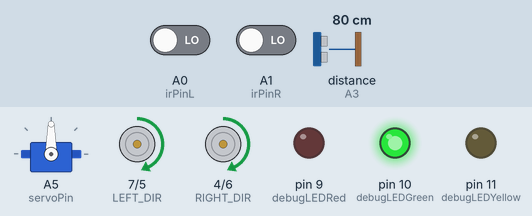
This program was run on a simulated Arduino Uno, built with avr-gcc and run on an emulated ATmega328P. Shown: servo, direction and speed pins drawn as motors (green arrow = direction pin HIGH = forward, orange = LOW = backward, longer = more drive), output pins drawn as LEDs (lit = HIGH). Wiring (inferred from the names in the program): ultrasonic range finder: trigger A4; echo A3. The inputs (shaded band) are chosen by the test bench; at power-on: distance to the obstacle (sensor on A3) 80 cm, A1 (irPinR) LOW, A0 (irPinL) LOW. The echo pulse lasts 58.3 µs per cm; pins used as bus, display or sensor lines are not drawn.

Above: at 1.2 s.
1.3 s: distance to the obstacle (sensor on A3) set to 27 cm
2.8 s: distance to the obstacle (sensor on A3) set to 24 cm
At 4.9 s:
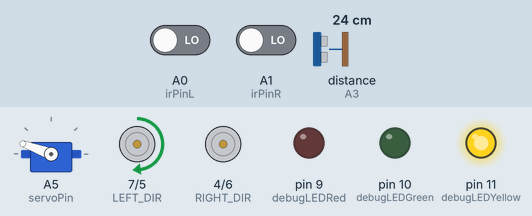
5.8 s: A1 (irPinR) driven HIGH
At 5.93 s:
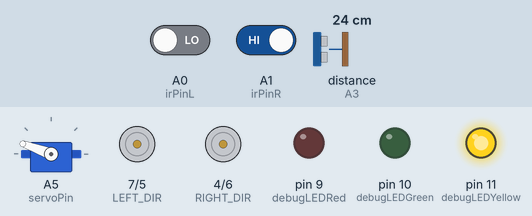
8.8 s: A0 (irPinL) driven HIGH
At 10.8 s:
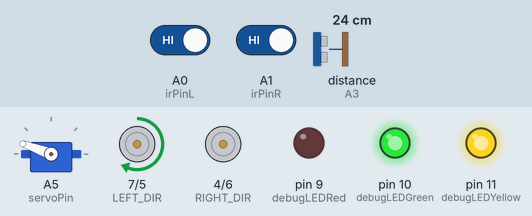
11.8 s: A0 (irPinL) driven LOW
At 13.1 s:
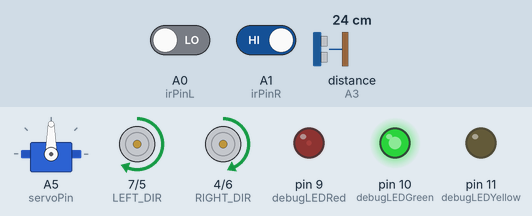
13.7 s: A1 (irPinR) driven LOW
At 14.9 s:
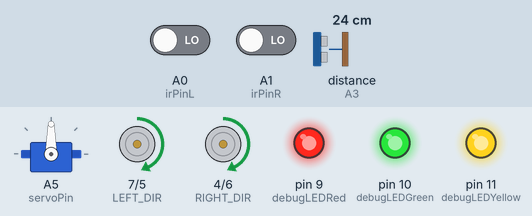
Timing chart, 0 to 16.4 s (numbered marks = the images above; inputs shaded):
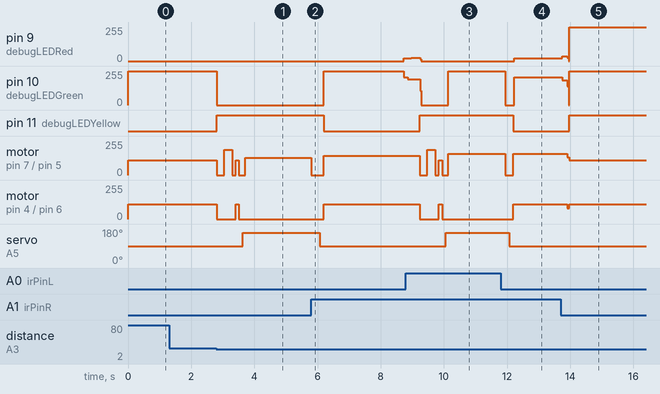

The program:

main.cpp
```cpp
#include <Arduino.h>
#include <Servo.h>

// 左电机
const int LEFT_PWM = 5;
const int LEFT_DIR = 7;

// 右电机
const int RIGHT_PWM = 6;
const int RIGHT_DIR = 4;

// 速度参数
const int BASE_SPEED = 110;   // 巡线时基础速度
const int MIN_SPEED = 60;     // 最低速度，避免停转
// const float KP = 0.18f;       // 先加到 0.16，若抖再回 0.14
const int TURN_STRONG = 80;   // V 形急弯时给的强转差速
// const float TURN_SLOW = 0.6f; // 急弯/宽线时整体降速比例

// 巡线传感器
const int irPinL = A0;
const int irPinR = A1;
int valL = digitalRead(irPinL) == LOW ? 0 : 1;
int valR = digitalRead(irPinR) == LOW ? 0 : 1;

// 超声波传感器
const int trigPin = A4;
const int echoPin = A3;

const int debugLEDYellow = 11;
const int debugLEDGreen = 10;
const int debugLEDRed = 9;

// 舵机
Servo myServo;
const int servoPin = A5;
const int SERVO_CENTER = 90;
const int SERVO_LEFT = 30;
// const int SERVO_RIGHT = 150;

const int OBST = 25; // 障碍阈值（cm）
const unsigned long PING_INTERVAL = 80; // 前向测距间隔（ms）
// const int OBST_CLEAR = 33;  // 清障判断：大于此距离认为前方无障碍
const int SERVO_LEFT20 = 160; // 舵机左偏角，加大初始避障右转幅度
// const unsigned long BYPASS_FORWARD_MS = 1300; // 避障直行距离（约 22~26cm，需实测）
// const unsigned long BYPASS_TURN90_MS = 476;   // 左转 90 度所需时间，需实测调整
// const unsigned long BYPASS_PIVOT_MS = 400;    // 避障初始右转的最小时间（加长）
// const unsigned long SEARCH_LINE_TIMEOUT = 2000; // 最多找线时间（毫秒）
// const unsigned long FORWARD_SEARCH_MS = 3000;   // 左转后直行找线的最长时间
const unsigned long STEP_PAUSE_MS = 120;        // 步骤间停顿，避免动作连在一起
const unsigned long AVOID_COOLDOWN_MS = 3000;   // 避障结束后忽略障碍检测的冷却
const unsigned long GAP_HOLD_MS = 80;   // 双白保持多久才算 gap
static unsigned long gapStartMs = 0;
static bool gapStable = false;

// 小车状态
enum Mode { NORMAL, AVOID };
Mode mode = NORMAL;

unsigned long lastPingMs = 0;
unsigned long avoidCooldownUntil = 0;

// 记忆上次看到线的方向：-1 左、0 双线/未知、1 右
int lastDir = 0;
// 进度计数
int obstaclesSeen = 1;  //记得归0
int gapsSeen = 0;
int padsSeen = 0;      // 大块黑区计数
int vTurnsSeen = 0;
bool finished = false; // 达到终点后停止
bool originCleared = false; // 已离开起点黑块后才允许终点判定
bool bridgeGaps = false; // 进入跨gap直行模式
int gapsBridged = 0;     // 已跨过的 gap 数
int correctionGap = 0;
unsigned long bridgeGapsEnableAt = 0; // 第二个障碍结束后延迟开启跨 gap 的时间点

// gap 与 pad 判定
bool inGap = false, gapCounted = false;
unsigned long gapStart = 0;
bool inPad = false, padCounted = false;
unsigned long padStart = 0;

// V 形弯判定
bool vActive = false;
unsigned long vStart = 0;

// 参数：检测窗口
const unsigned long GAP_DETECT_MS = 80;   // 白底持续视为 gap
const unsigned long PAD_DETECT_MS = 150;  // 双黑持续视为大黑块
const unsigned long V_WINDOW_MS = 400;    // 单侧压线持续视为一次 V 转

unsigned long now = millis();

void setForwardSpeeds(int leftPwm, int rightPwm) {
  // 前进方向保持 HIGH，仅调节左右 PWM 差速
  analogWrite(LEFT_PWM, constrain(leftPwm, 0, 255));
  analogWrite(RIGHT_PWM, constrain(rightPwm, 0, 255));
  digitalWrite(LEFT_DIR, HIGH);
  digitalWrite(RIGHT_DIR, HIGH);
}

long getDistance() {
  digitalWrite(trigPin, LOW);
  delayMicroseconds(2);
  digitalWrite(trigPin, HIGH);
  delayMicroseconds(10);
  digitalWrite(trigPin, LOW);

  long duration = pulseIn(echoPin, HIGH, 30000); // 30ms 超时
  if (duration == 0) return 999; // 超时当作很远
  float distance = duration * 0.034f / 2.0f;

  //Serial.print("Distance: ");
  //Serial.println(distance);
  return (long)distance;
}

void forward() {
  setForwardSpeeds(BASE_SPEED, BASE_SPEED);
}

void stop() {
  analogWrite(LEFT_PWM, 0);
  analogWrite(RIGHT_PWM, 0);
  digitalWrite(LEFT_DIR, HIGH);
  digitalWrite(RIGHT_DIR, HIGH);
}

void back() {
  analogWrite(LEFT_PWM, BASE_SPEED);
  analogWrite(RIGHT_PWM, BASE_SPEED);
  digitalWrite(LEFT_DIR, LOW);
  digitalWrite(RIGHT_DIR, LOW);
}

void turnLeftBrief() {
  analogWrite(LEFT_PWM, BASE_SPEED);
  analogWrite(RIGHT_PWM, BASE_SPEED);
  digitalWrite(LEFT_DIR, LOW);
  digitalWrite(RIGHT_DIR, HIGH);
  delay(250);
  stop();
}

void turnRightBrief() {
  analogWrite(LEFT_PWM, BASE_SPEED);
  analogWrite(RIGHT_PWM, BASE_SPEED);
  digitalWrite(LEFT_DIR, HIGH);
  digitalWrite(RIGHT_DIR, LOW);
  delay(250);
  stop();
}

void lineFollow() {
  // 数字巡线头：典型为黑线 LOW、白底 HIGH，取反后黑线为 1、白为 0
  valL = digitalRead(irPinL) == LOW ? 0 : 1;
  valR = digitalRead(irPinR) == LOW ? 0 : 1;

  // 更新行进进度（gap、pad、V 转统计）
  now = millis();

  // // pad 检测：双黑持续一段时间
  // if (valL == 1 && valR == 1) {
  //   if (!inPad) {
  //     inPad = true;
  //     padCounted = false;
  //     padStart = now;
  //   } else if (!padCounted && (now - padStart) >= PAD_DETECT_MS) {
  //     padsSeen++;
  //     padCounted = true;
  //   }
  // } else {
  //   inPad = false;
  //   padCounted = false;
  //   // 只要离开过第一块黑区，允许后续黑块作为终点判断
  //   if (padsSeen > 0) originCleared = true;
  // }

  // 跨 gap 模式：在第二个障碍之后，连续直行跨过 2 个 gap，直到再次看到黑线
  // if (bridgeGaps) {
  //   bool bothWhite = (valL == 1 && valR == 1); // 你说白是 1
  //   bool gap = false;
  //   if (bothWhite) {
  //     // myServo.write(60);
  //     // delay(80);
  //     // myServo.write(120);
  //     // if (gapStartMs == 0) gapStartMs = now;
  //     // if (!gapStable && now - gapStartMs >= GAP_HOLD_MS) {
  //     //   gapStable = true;
  //     //   gapsSeen++;
  //     // }

  //     // gap 检测：双白持续一段时间
  //     if (valL == 1 && valR == 1) {
  //       if (!inGap) {
  //         inGap = true;
  //         gapCounted = false;
  //         gapStart = now;

  //         stop();
  //         //测试
  //         myServo.write(60);
  //         delay(80);
  //         myServo.write(120);
  //         delay(80);
  //         const int GAP_BIAS = 25;
  //         if (correctionGap == 0) {
  //           if (lastDir == 1) {
  //             //测试
  //             myServo.write(60);
  //             delay(80);
  //             myServo.write(120);
  //             delay(80);
  //             // 往右微调：左轮快一点
  //             setForwardSpeeds(BASE_SPEED + GAP_BIAS, BASE_SPEED - GAP_BIAS);
  //             delay(100);
  //           } else if (lastDir == -1) {
  //             //测试
  //             myServo.write(60);
  //             delay(80);
  //             myServo.write(120);
  //             delay(80);
  //             // 往左微调：右轮快一点
  //             setForwardSpeeds(BASE_SPEED - GAP_BIAS, BASE_SPEED + GAP_BIAS);
  //             delay(100);
  //           }
  //           correctionGap = 1;
  //         }
  //         //第一个gap直走
  //         setForwardSpeeds(BASE_SPEED, BASE_SPEED);
  //         delay(900);
  //       } else if (!gapCounted && (now - gapStart) >= GAP_DETECT_MS) {
  //         gapsSeen++;
  //         gapCounted = true;
  //       }
  //     } else {
  //       inGap = false;
  //       gapCounted = false;
  //     }
  //     // myServo.write(180);
  //     // 仍在 gap 上，保持直行
  //     // setForwardSpeeds(BASE_SPEED, BASE_SPEED);
  //     return;
  //   } else {
  //     // gapStartMs = 0;
  //     // gapStable = false;

  //     // 从 gap 回到线，计数一次
  //     gapsBridged++;
  //     correctionGap = 0;
  //     if (gapsBridged >= 2) {
  //       bridgeGaps = false; // 完成两次 gap 跨越，恢复正常巡线
  //     }
  //     // 看到线就继续后面的正常巡线逻辑
  //   }
  //   // if (gapStable) {
  //   //   setForwardSpeeds(BASE_SPEED, BASE_SPEED);
  //   //   gap = true;
  //   // } else {
  //   //   gap = false;
  //   // }
  //   // if (((valL == 0 && valR == 1) || (valL == 1 && valR == 0)) && gap == true){
  //   //   gapsBridged++;
  //   //   if (gapsBridged >= 2) {
  //   //     bridgeGaps = false; // 完成两次 gap 跨越，恢复正常巡线
  //   //   }
  //   //   gap = false;
  //   // }
  // }

  // // V 弯检测：gap>=2 后，遇到单侧压线算一次 V 转
  // if (gapsSeen >= 2 && vTurnsSeen < 2) {
  //   if ((valL ^ valR) == 1) { // 单侧为 1
  //     if (!vActive) {
  //       vActive = true;
  //       vStart = now;
  //     }
  //   } else {
  //     if (vActive && (now - vStart) <= V_WINDOW_MS) {
  //       vTurnsSeen++;
  //     }
  //     vActive = false;
  //   }
  // } else {
  //   vActive = false;
  // }

  // 如果已离开起点且再次踩到大黑块，则认为到达终点
  if (originCleared && padsSeen >= 2) {
    stop();
    finished = true;
    return;
  }

  // 起点为白底（黑框内），先直走，直到首次压到黑线/黑底才进入正常巡线
  if (!originCleared) {
    if (valL == 1 || valR == 1) {
      originCleared = true; // 看到黑后开始正常巡线
    } else {
      setForwardSpeeds(BASE_SPEED, BASE_SPEED);
      return;
    }
  }

  //Serial.print("IR L = "); //Serial.print(valL);
  //Serial.print("  IR R = "); //Serial.println(valR);


  // 线在左：左稍慢，右稍快，保持前进
  if (valL == 1 && valR == 0) {
    const int DIFF = 25; // 可调 30~50
    setForwardSpeeds(constrain(BASE_SPEED - DIFF, MIN_SPEED, 255),
                     constrain(BASE_SPEED + DIFF, MIN_SPEED, 255));
    lastDir = -1;
    return;
  }

  // 线在右：右稍慢，左稍快
  if (valL == 0 && valR == 1) {
    const int DIFF = 35;
    setForwardSpeeds(constrain(BASE_SPEED + DIFF, MIN_SPEED, 255),
                     constrain(BASE_SPEED - DIFF, MIN_SPEED, 255));
    lastDir = 1;
    return;
  }

  // 丢线搜索可稍微减小转向幅度
  const int SEARCH_TURN = 50; // 原 70，可再微调
  if (!bridgeGaps) {
  if (lastDir <= 0) {
    // 上次在左或未知：左轮停右轮转，继续向左找
    setForwardSpeeds(0, MIN_SPEED + SEARCH_TURN);
    delay(10); // 短暂停留，给转向一点实际执行时间
  } else {
    // 上次在右：右轮停左轮转，向右找
    setForwardSpeeds(MIN_SPEED + SEARCH_TURN, 0);
    delay(10); // 短暂停留，给转向一点实际执行时间
  }
  }
}

void Gaps() {
  now = millis();

    valL = digitalRead(irPinL) == LOW ? 0 : 1;
    valR = digitalRead(irPinR) == LOW ? 0 : 1;
    now = millis();
    digitalWrite(debugLEDGreen, LOW);
    digitalWrite(debugLEDRed, HIGH);

    if (gapsSeen >= 2) {
      bridgeGaps = false;
      stop();
    }
    else if (valL == 0 && valR == 0) { // 白色
      if (gapStartMs == 0) gapStartMs = now;
      if (!gapStable && (now - gapStartMs >= 200)) {
        gapStable = true;
        gapsSeen++;
      }
      if (gapStable) {
        digitalWrite(debugLEDGreen, HIGH);
        digitalWrite(debugLEDYellow, HIGH);
        if (correctionGap == 0) {
          digitalWrite(debugLEDGreen, LOW);
          digitalWrite(debugLEDYellow, LOW);
          digitalWrite(debugLEDRed, LOW);
          if (lastDir == 1) {
            // 往右微调：左轮快一点
            setForwardSpeeds(135, 80);
            delay(75);
          } else if (lastDir == -1) {
            // 往左微调：右轮快一点
            setForwardSpeeds(80, 135);
            delay(75);
          }
          correctionGap = 1;
        }
        digitalWrite(debugLEDGreen, HIGH);
        digitalWrite(debugLEDYellow, HIGH);
        digitalWrite(debugLEDRed, HIGH);

        // setForwardSpeeds(BASE_SPEED, BASE_SPEED);
        // if (gapsSeen == 1) delay(350);
        // else delay(250);
        valL = digitalRead(irPinL) == LOW ? 0 : 1;
        valR = digitalRead(irPinR) == LOW ? 0 : 1;
        while (valL == 0 && valR == 0) {
          setForwardSpeeds(BASE_SPEED, BASE_SPEED);
          valL = digitalRead(irPinL) == LOW ? 0 : 1;
          valR = digitalRead(irPinR) == LOW ? 0 : 1;
        }
        stop();
      }
    } else {
      gapStartMs = 0;
    }

    if (gapsSeen!=0 && (valL == 1 || valR == 1)) {
      gapStable = false;
    }
    digitalWrite(debugLEDRed, LOW);
    digitalWrite(debugLEDGreen, HIGH);
}

void vTurn() {
  // V 形急弯强化：双黑时整体降速直行
  if (valL == 1 && valR == 1) {
    int slow = (int)(BASE_SPEED * 0.7f); // 原来 0.6，可稍快一点
    setForwardSpeeds(constrain(slow, MIN_SPEED, 255), constrain(slow, MIN_SPEED, 255));
    lastDir = 0;
    return;
  }

}

void avoidObstacle() {
  // 新策略：偏左绕障
  stop();
  delay(2 * STEP_PAUSE_MS);

  //右转
  setForwardSpeeds(190, 0);
  delay(250);
  stop();
  delay(STEP_PAUSE_MS);

  //直走
  setForwardSpeeds(BASE_SPEED, BASE_SPEED);
  delay(100);
  stop();
  delay(STEP_PAUSE_MS);

  // 将超声转到左 45 度，原地右转直到视野中无障碍或超时，且至少转一小段
  myServo.write(SERVO_LEFT20);
  delay(80);

  int AVOID_SPEED = 100;
  bool foundLine = false;
  while (!foundLine) {
    valL = digitalRead(irPinL) == LOW ? 0 : 1;
    valR = digitalRead(irPinR) == LOW ? 0 : 1;
    if (valL == 1 || valR == 1) {
      foundLine = false;
      break;
    }

    long d = getDistance();
    long d_OBST = 28;
    if (d < d_OBST) {
      setForwardSpeeds(AVOID_SPEED + 30, 0);
    } else if (d > d_OBST) {
      setForwardSpeeds(0, AVOID_SPEED + 30);
    } else {
      setForwardSpeeds(AVOID_SPEED + 30, AVOID_SPEED + 30);
    }
  }
  stop();

  valL = digitalRead(irPinL) == LOW ? 0 : 1;
  valR = digitalRead(irPinR) == LOW ? 0 : 1;

  if (valL == 1 && valR == 0) { //黑 白
    // setForwardSpeeds(MIN_SPEED + TURN_STRONG + 20, 0);
    // delay(350);
    // stop();
    // valL = digitalRead(irPinL) == LOW ? 0 : 1;
    // valR = digitalRead(irPinR) == LOW ? 0 : 1;
    // while ((valL == 0 && valR == 0) || (valL == 1 && valR == 1)) {
    //   digitalWrite(debugLEDGreen,HIGH);
    //   setForwardSpeeds(MIN_SPEED + TURN_STRONG + 40, 0);
    //   valL = digitalRead(irPinL) == LOW ? 0 : 1;
    //   valR = digitalRead(irPinR) == LOW ? 0 : 1;
    // }


    // setForwardSpeeds(135, 75);
    // delay (750);
    // stop();


    while (valL == 1 && valR == 0) {
      setForwardSpeeds(BASE_SPEED, BASE_SPEED);
      valL = digitalRead(irPinL) == LOW ? 0 : 1;
      valR = digitalRead(irPinR) == LOW ? 0 : 1;
    }
    delay(300);
    stop();
  }
  else if (valL == 1 && valR == 0) { //白 黑
    //   setForwardSpeeds(BASE_SPEED, BASE_SPEED);
    //   delay(200);
    //   stop();
    //   goto label;
    setForwardSpeeds(MIN_SPEED + TURN_STRONG + 20, 0);
    delay(900);
    stop();
    valL = digitalRead(irPinL) == LOW ? 0 : 1;
    valR = digitalRead(irPinR) == LOW ? 0 : 1;
    while ((valL == 0 && valR == 0) || (valL == 1 && valR == 1)) {
      digitalWrite(debugLEDGreen,HIGH);
      setForwardSpeeds(MIN_SPEED + TURN_STRONG + 20, 0);
      valL = digitalRead(irPinL) == LOW ? 0 : 1;
      valR = digitalRead(irPinR) == LOW ? 0 : 1;
    }
  }
  else {
    valL = digitalRead(irPinL) == LOW ? 0 : 1;
    valR = digitalRead(irPinR) == LOW ? 0 : 1;
    while ((valL == 0 && valR == 0) || (valL == 1 && valR == 1)) {
      digitalWrite(debugLEDGreen,HIGH);
      setForwardSpeeds(MIN_SPEED + TURN_STRONG + 20, 0);
      valL = digitalRead(irPinL) == LOW ? 0 : 1;
      valR = digitalRead(irPinR) == LOW ? 0 : 1;
    }
  }

  // if (valL == 1 && valR == 0) { // 1 0
  //   setForwardSpeeds(MIN_SPEED + TURN_STRONG + 20, 0);
  //   delay(200);
  //   stop();
  //   valL = digitalRead(irPinL) == LOW ? 0 : 1;
  //   valR = digitalRead(irPinR) == LOW ? 0 : 1;
  //   while ((valL == 0 && valR == 0) || (valL == 1 && valR == 1)) {
  //     digitalWrite(debugLEDGreen,HIGH);
  //     // analogWrite(LEFT_PWM, constrain(MIN_SPEED + TURN_STRONG, 0, 255));
  //     // analogWrite(RIGHT_PWM, constrain(MIN_SPEED + TURN_STRONG, 0, 255));
  //     // digitalWrite(LEFT_DIR, HIGH);
  //     // digitalWrite(RIGHT_DIR, LOW);
  //     setForwardSpeeds(MIN_SPEED + TURN_STRONG + 40, 0);
  //     valL = digitalRead(irPinL) == LOW ? 0 : 1;
  //     valR = digitalRead(irPinR) == LOW ? 0 : 1;
  //   }
  // } else if (valL == 0 && valR == 1) {  // 0 1
  //   setForwardSpeeds(MIN_SPEED + TURN_STRONG + 20, 0);
  //   delay(200);
  //   stop();
  //   valL = digitalRead(irPinL) == LOW ? 0 : 1;
  //   valR = digitalRead(irPinR) == LOW ? 0 : 1;
  //   while ((valL == 0 && valR == 0) || (valL == 1 && valR == 1)) {
  //     digitalWrite(debugLEDGreen,HIGH);
  //     // analogWrite(LEFT_PWM, constrain(MIN_SPEED + TURN_STRONG, 0, 255));
  //     // analogWrite(RIGHT_PWM, constrain(MIN_SPEED + TURN_STRONG, 0, 255));
  //     // digitalWrite(LEFT_DIR, HIGH);
  //     // digitalWrite(RIGHT_DIR, LOW);
  //     setForwardSpeeds(MIN_SPEED + TURN_STRONG + 40, 0);
  //     valL = digitalRead(irPinL) == LOW ? 0 : 1;
  //     valR = digitalRead(irPinR) == LOW ? 0 : 1;
  //   }
  // } else if (valL == 1 && valR == 1) {  // 1 1
  //   valL = digitalRead(irPinL) == LOW ? 0 : 1;
  //   valR = digitalRead(irPinR) == LOW ? 0 : 1;
  //   while ((valL == 0 && valR == 0) || (valL == 1 && valR == 1)) {
  //     digitalWrite(debugLEDGreen,HIGH);
  //     setForwardSpeeds(MIN_SPEED + TURN_STRONG + 40, 0);
  //     valL = digitalRead(irPinL) == LOW ? 0 : 1;
  //     valR = digitalRead(irPinR) == LOW ? 0 : 1;
  //   }
  // } else {  // 0 0
  //   valL = digitalRead(irPinL) == LOW ? 0 : 1;
  //   valR = digitalRead(irPinR) == LOW ? 0 : 1;
  //   while ((valL == 0 && valR == 0) || (valL == 1 && valR == 1)) {
  //     digitalWrite(debugLEDGreen,HIGH);
  //     setForwardSpeeds(MIN_SPEED + TURN_STRONG + 40, 0);
  //     valL = digitalRead(irPinL) == LOW ? 0 : 1;
  //     valR = digitalRead(irPinR) == LOW ? 0 : 1;
  //   }
  // }


  delay(150);
  stop();
  digitalWrite(debugLEDGreen, LOW);
  delay(STEP_PAUSE_MS);

  // if (valL == 0 || valR == 0) {
  //   //第二次避障有可能转不过来，需要调整
  //   if (obstaclesSeen == 1) {
  //     // setForwardSpeeds(MIN_SPEED + TURN_STRONG, 0);
  //     // delay(550);
  //     // analogWrite(LEFT_PWM, constrain(MIN_SPEED + TURN_STRONG, 0, 255));
  //     // analogWrite(RIGHT_PWM, constrain(MIN_SPEED + TURN_STRONG, 0, 255));
  //     // digitalWrite(LEFT_DIR, HIGH);
  //     // digitalWrite(RIGHT_DIR, LOW);

  //     setForwardSpeeds(MIN_SPEED + TURN_STRONG, 0);

  //     digitalWrite(debugLEDGreen,HIGH);

  //     delay(550);

  //     digitalWrite(debugLEDGreen, LOW);
  //   }
  //   else {
  //     // setForwardSpeeds(AVOID_SPEED, AVOID_SPEED);
  //     // delay(50);
  //     setForwardSpeeds(MIN_SPEED + TURN_STRONG, 0);
  //     delay(350);
  //   }
  //   stop();
  //   delay(STEP_PAUSE_MS);
  // }

  myServo.write(SERVO_CENTER);
  delay(STEP_PAUSE_MS);

  obstaclesSeen++;

  // 第二个障碍结束，延迟 5 秒后才允许开启跨 gap 直行模式
  if (obstaclesSeen == 2) {
    bridgeGaps = false;
    bridgeGapsEnableAt = millis() + 2500;
    gapsBridged = 0;
  }
}

void setup() {
  pinMode(LEFT_DIR, OUTPUT);
  pinMode(RIGHT_DIR, OUTPUT);

  pinMode(irPinL, INPUT);
  pinMode(irPinR, INPUT);

  pinMode(trigPin, OUTPUT);
  pinMode(echoPin, INPUT);

  myServo.attach(servoPin);
  myServo.write(SERVO_CENTER); // 舵机回正

  pinMode(debugLEDGreen, OUTPUT);
  pinMode(debugLEDYellow, OUTPUT);
  pinMode(debugLEDRed, OUTPUT);

  Serial.begin(9600);
}

void loop() {
  if (finished) {
    digitalWrite(debugLEDGreen, LOW);
    digitalWrite(debugLEDYellow, LOW);

    stop();
    return;
  }

  if (mode == NORMAL) {
    digitalWrite(debugLEDGreen, HIGH);
    digitalWrite(debugLEDYellow, LOW);

    unsigned long nowMs = millis();
    if (!bridgeGaps && bridgeGapsEnableAt != 0 && obstaclesSeen >= 2 && nowMs >= bridgeGapsEnableAt) {
      bridgeGaps = true;
      bridgeGapsEnableAt = 0;
      gapsBridged = 0;
    }

    if (bridgeGaps) Gaps();

    lineFollow();

    unsigned long now = millis();
    if (now - lastPingMs >= PING_INTERVAL) {
      lastPingMs = now;

      // 避障冷却期内不触发新的避障
      if (now >= avoidCooldownUntil) {
        myServo.write(SERVO_CENTER);
        long front = getDistance();
        if (front < OBST) {
          mode = AVOID;
        }
      }
    }
  }

  if (mode == AVOID) {
    digitalWrite(debugLEDGreen, LOW);
    digitalWrite(debugLEDYellow, HIGH);
    avoidObstacle();
    avoidCooldownUntil = millis() + AVOID_COOLDOWN_MS;
    mode = NORMAL;
  }
}
```

Measured:
- the behaviour switches between 26 and 25 cm on distance to the obstacle (sensor on A3) (found by bisection; images 0 and 1)
- after the input at 1.3 s, every drawn part: stays the same
- after the input at 2.8 s, pin 10 (debugLEDGreen): 255/255 → 0/255 at once; pin 11 (debugLEDYellow): LOW → HIGH at once
- after the input at 5.8 s, pin 9 (debugLEDRed): 0/255 → 20/255 after 2.9 s; pin 10 (debugLEDGreen): 0/255 → 255/255 after 0.39 s, → 209/255 2.5 s later
- after the input at 8.8 s, pin 11 (debugLEDYellow): goes on until 9.2 s, then stays HIGH; motor on pin 4 (RIGHT_DIR) / pin 6 (RIGHT_PWM): goes on until 9.9 s, then stays stopped; servo on A5 (servoPin): goes on until 10.1 s, then stays 160°
- after the input at 11.8 s, pin 9 (debugLEDRed): 0/255 → 20/255 after 0.43 s; pin 10 (debugLEDGreen): 255/255 → 0/255 after 0.15 s, → 209/255 0.28 s later
- after the input at 13.7 s, pin 9 (debugLEDRed): 20/255 → 35/255 after 0.05 s, → 255/255 0.16 s later; pin 10 (debugLEDGreen): 209/255 → 187/255 after 0.05 s, → 255/255 0.16 s later; pin 11 (debugLEDYellow): LOW → HIGH after 0.28 s instead of 1.5 s; servo on A5 (servoPin): stays 90° (without the input it goes to 160° after 2.4 s)
